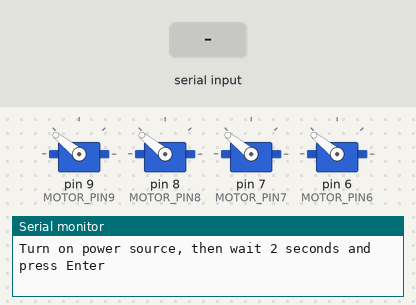
Recording of a sketch running on a simulated Arduino Uno, built with avr-gcc and run on an emulated ATmega328P. Shown: 4 × servo, the last lines printed to the serial monitor. The inputs (shaded band) are chosen by the test bench.

Above: at 3.4 s.
3.5 s: "90,45\n" received over Serial
At 3.8 s:
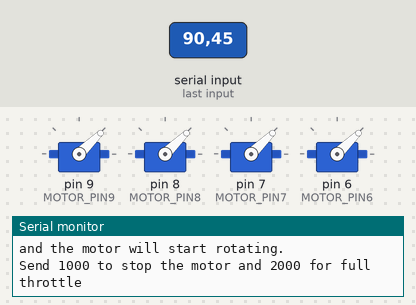
5.0 s: "1\n" received over Serial
At 6.1 s:
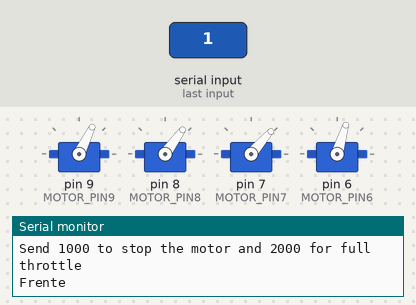
6.5 s: "2\n" received over Serial
At 7.3 s:
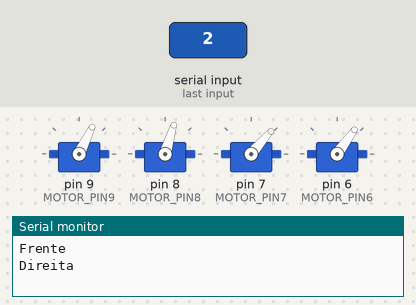
8.0 s: "5\n" received over Serial
At 8.4 s:
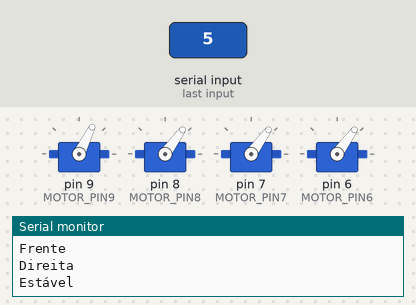
Timing chart, 0 to 10.5 s (numbered marks = the images above; inputs shaded):
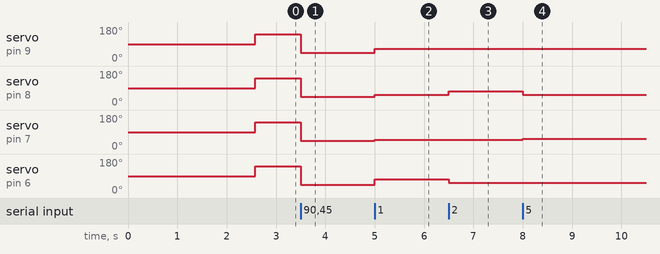

Measured:
- after the input at 3.5 s, servo on pin 9 (MOTOR_PIN9), servo on pin 8 (MOTOR_PIN8), servo on pin 7 (MOTOR_PIN7), servo on pin 6 (MOTOR_PIN6): 141° → 44° at once
- after the input at 5.0 s, servo on pin 9 (MOTOR_PIN9): 44° → 64° at once; servo on pin 8 (MOTOR_PIN8): 44° → 54° at once; servo on pin 7 (MOTOR_PIN7): 44° → 49° at once; servo on pin 6 (MOTOR_PIN6): 44° → 73° at once
- after the input at 6.5 s, servo on pin 8 (MOTOR_PIN8): 54° → 73° at once; servo on pin 6 (MOTOR_PIN6): 73° → 54° at once
- after the input at 8.0 s, servo on pin 8 (MOTOR_PIN8): 73° → 54° at once; servo on pin 7 (MOTOR_PIN7): 49° → 54° at once

The sketch:

droneFuncoes.ino
```cpp
#include <Servo.h>

#define MAX_SIGNAL 2000
#define MIN_SIGNAL 1000
#define MOTOR_PIN9 9
#define MOTOR_PIN8 8
#define MOTOR_PIN7 7
#define MOTOR_PIN6 6
#define SPEED_MIN 1050
#define SPEED_MAX 1300
#define SPEED_NORMAL 1100
#define SPEED_TEST 1200

int DELAY = 1000;

Servo motor9;
Servo motor8;
Servo motor7;
Servo motor6;

void setup() {
  Serial.begin(9600);
  delay(1500);
  Serial.println("Program begin...");
  delay(1000);
  Serial.println("This program will start the ESC.");

  motor9.attach(MOTOR_PIN9);
  motor8.attach(MOTOR_PIN8);
  motor7.attach(MOTOR_PIN7);
  motor6.attach(MOTOR_PIN6);


  Serial.print("Now writing maximum output: (");Serial.print(MAX_SIGNAL);Serial.print(" us in this case)");Serial.print("\n");
  Serial.println("Turn on power source, then wait 2 seconds and press Enter");
  motor9.writeMicroseconds(MAX_SIGNAL);
  motor8.writeMicroseconds(MAX_SIGNAL);
  motor7.writeMicroseconds(MAX_SIGNAL);
  motor6.writeMicroseconds(MAX_SIGNAL);


  // Wait for input
  while (!Serial.available());
  Serial.read();

  // Send min output
  Serial.println("\n");
  Serial.println("\n");
  Serial.print("Sending minimum output: (");Serial.print(MIN_SIGNAL);Serial.print(" us in this case)");Serial.print("\n");
  motor9.writeMicroseconds(MIN_SIGNAL);
  motor8.writeMicroseconds(MIN_SIGNAL);
  motor7.writeMicroseconds(MIN_SIGNAL);
  motor6.writeMicroseconds(MIN_SIGNAL);
  Serial.println("The ESC is calibrated");
  Serial.println("----");
  Serial.println("Now, type a values between 1000 and 2000 and press enter");
  Serial.println("and the motor will start rotating.");
  Serial.println("Send 1000 to stop the motor and 2000 for full throttle");

}

int direcao = 0;
void loop() {

  if (Serial.available() > 0)
  {
    direcao = Serial.parseInt();
    //int DELAY = Serial.parseInt();
    //if (DELAY > 999)
    //{

      Fdirecao();
      /*
      motor9.writeMicroseconds(DELAY);
      motor8.writeMicroseconds(DELAY);
      motor7.writeMicroseconds(DELAY);
      motor6.writeMicroseconds(DELAY);
      float SPEED = (DELAY-1000)/10;
      Serial.print("\n");
      Serial.println("Motor speed:"); Serial.print("  "); Serial.print(SPEED); Serial.print("%"); */
    //}
  }
}

void Fdirecao(){
    if(direcao == 1){
      motor9.writeMicroseconds(SPEED_TEST);
      motor8.writeMicroseconds(SPEED_NORMAL);
      motor7.writeMicroseconds(SPEED_MIN);
      motor6.writeMicroseconds(SPEED_MAX);
      Serial.println("Frente");
      }
     if(direcao == 2){
      motor9.writeMicroseconds(SPEED_TEST);
      motor8.writeMicroseconds(SPEED_MAX);
      motor7.writeMicroseconds(SPEED_MIN);
      motor6.writeMicroseconds(SPEED_NORMAL);
      Serial.println("Direita");
      }
      if(direcao == 3){
      motor9.writeMicroseconds(SPEED_TEST);
      motor8.writeMicroseconds(SPEED_MAX);
      motor7.writeMicroseconds(SPEED_NORMAL);
      motor6.writeMicroseconds(SPEED_NORMAL);
      Serial.println("Trás");
      }
      if(direcao == 4){
      motor9.writeMicroseconds(SPEED_TEST);
      motor8.writeMicroseconds(SPEED_NORMAL);
      motor7.writeMicroseconds(SPEED_NORMAL);
      motor6.writeMicroseconds(SPEED_MAX);
      Serial.println("Esquerda");
      }
      if(direcao == 5){
      motor9.writeMicroseconds(SPEED_TEST);
      motor8.writeMicroseconds(SPEED_NORMAL);
      motor7.writeMicroseconds(SPEED_NORMAL);
      motor6.writeMicroseconds(SPEED_NORMAL);
      Serial.println("Estável");
      }
      if(direcao == 6){
      motor9.writeMicroseconds(SPEED_MAX);
      motor8.writeMicroseconds(SPEED_MIN);
      motor7.writeMicroseconds(SPEED_MAX);
      motor6.writeMicroseconds(SPEED_MIN);
      Serial.println("Cima");
      }
      if(direcao == 7){
      motor9.writeMicroseconds(SPEED_TEST);
      motor8.writeMicroseconds(SPEED_MAX);
      motor7.writeMicroseconds(SPEED_MIN);
      motor6.writeMicroseconds(SPEED_MAX);
      Serial.println("Baixo");
      }
}
```

funcao.cpp
```cpp
#include <stdio.h>
```
